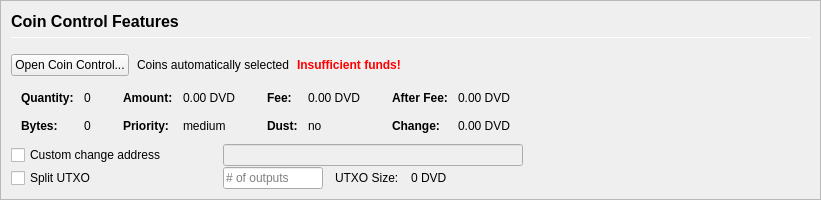
         <widget class="QFrame" name="frameCoinControl">
          <property name="sizePolicy">
           <sizepolicy hsizetype="Expanding" vsizetype="Expanding">
            <horstretch>0</horstretch>
            <verstretch>0</verstretch>
           </sizepolicy>
          </property>
          <property name="maximumSize">
           <size>
            <width>16777215</width>
            <height>16777215</height>
           </size>
          </property>
          <property name="frameShape">
           <enum>QFrame::StyledPanel</enum>
          </property>
          <property name="frameShadow">
           <enum>QFrame::Sunken</enum>
          </property>
          <layout class="QVBoxLayout" name="verticalLayoutCoinControl2">
           <property name="spacing">
            <number>0</number>
           </property>
           <property name="leftMargin">
            <number>0</number>
           </property>
           <property name="topMargin">
            <number>0</number>
           </property>
           <property name="rightMargin">
            <number>0</number>
           </property>
           <property name="bottomMargin">
            <number>0</number>
           </property>
           <item>
            <widget class="QFrame" name="frameCoinControl_BG">
             <layout class="QVBoxLayout" name="verticalLayoutCoinControl" stretch="0,0,0,0,0,0">
              <property name="spacing">
               <number>1</number>
              </property>
              <property name="leftMargin">
               <number>10</number>
              </property>
              <property name="topMargin">
               <number>10</number>
              </property>
              <item>
               <layout class="QHBoxLayout" name="horizontalLayoutCoinControl1">
                <property name="bottomMargin">
                 <number>15</number>
                </property>
                <item>
                 <layout class="QVBoxLayout" name="verticalLayout_3">
                  <property name="spacing">
                   <number>6</number>
                  </property>
                  <item>
                   <widget class="QLabel" name="labelCoinControlFeatures">
                    <property name="sizePolicy">
                     <sizepolicy hsizetype="Preferred" vsizetype="Maximum">
                      <horstretch>0</horstretch>
                      <verstretch>0</verstretch>
                     </sizepolicy>
                    </property>
                    <property name="minimumSize">
                     <size>
                      <width>0</width>
                      <height>20</height>
                     </size>
                    </property>
                    <property name="font">
                     <font>
                      <pointsize>12</pointsize>
                      <weight>75</weight>
                      <bold>true</bold>
                     </font>
                    </property>
                    <property name="styleSheet">
                     <string notr="true">font-weight:bold;</string>
                    </property>
                    <property name="text">
                     <string>Coin Control Features</string>
                    </property>
                   </widget>
                  </item>
                  <item>
                   <widget class="Line" name="line">
                    <property name="minimumSize">
                     <size>
                      <width>0</width>
                      <height>1</height>
                     </size>
                    </property>
                    <property name="maximumSize">
                     <size>
                      <width>16777215</width>
                      <height>1</height>
                     </size>
                    </property>
                    <property name="orientation">
                     <enum>Qt::Horizontal</enum>
                    </property>
                   </widget>
                  </item>
                 </layout>
                </item>
               </layout>
              </item>
              <item>
               <layout class="QHBoxLayout" name="horizontalLayoutCoinControl2" stretch="0,0,0,0">
                <property name="spacing">
                 <number>8</number>
                </property>
                <property name="bottomMargin">
                 <number>10</number>
                </property>
                <item>
                 <widget class="QPushButton" name="pushButtonCoinControl">
                  <property name="styleSheet">
                   <string notr="true"/>
                  </property>
                  <property name="text">
                   <string>Open Coin Control...</string>
                  </property>
                  <property name="autoDefault">
                   <bool>false</bool>
                  </property>
                 </widget>
                </item>
                <item>
                 <widget class="QLabel" name="labelCoinControlAutomaticallySelected">
                  <property name="text">
                   <string>Coins automatically selected</string>
                  </property>
                  <property name="margin">
                   <number>5</number>
                  </property>
                 </widget>
                </item>
                <item>
                 <widget class="QLabel" name="labelCoinControlInsuffFunds">
                  <property name="font">
                   <font>
                    <weight>75</weight>
                    <bold>true</bold>
                   </font>
                  </property>
                  <property name="styleSheet">
                   <string notr="true">color:red;font-weight:bold;</string>
                  </property>
                  <property name="text">
                   <string>Insufficient funds!</string>
                  </property>
                  <property name="margin">
                   <number>5</number>
                  </property>
                 </widget>
                </item>
                <item>
                 <spacer name="horizontalSpacerCoinControl">
                  <property name="orientation">
                   <enum>Qt::Horizontal</enum>
                  </property>
                  <property name="sizeHint" stdset="0">
                   <size>
                    <width>40</width>
                    <height>1</height>
                   </size>
                  </property>
                 </spacer>
                </item>
               </layout>
              </item>
              <item>
               <widget class="QWidget" name="widgetCoinControl" native="true">
                <property name="sizePolicy">
                 <sizepolicy hsizetype="Preferred" vsizetype="Preferred">
                  <horstretch>0</horstretch>
                  <verstretch>0</verstretch>
                 </sizepolicy>
                </property>
                <property name="minimumSize">
                 <size>
                  <width>0</width>
                  <height>0</height>
                 </size>
                </property>
                <property name="styleSheet">
                 <string notr="true"/>
                </property>
                <layout class="QHBoxLayout" name="horizontalLayoutCoinControl5">
                 <property name="leftMargin">
                  <number>0</number>
                 </property>
                 <property name="topMargin">
                  <number>0</number>
                 </property>
                 <property name="rightMargin">
                  <number>0</number>
                 </property>
                 <property name="bottomMargin">
                  <number>0</number>
                 </property>
                 <item>
                  <layout class="QHBoxLayout" name="horizontalLayoutCoinControl3" stretch="0,0,0,1">
                   <property name="spacing">
                    <number>20</number>
                   </property>
                   <property name="topMargin">
                    <number>0</number>
                   </property>
                   <property name="bottomMargin">
                    <number>10</number>
                   </property>
                   <item>
                    <layout class="QFormLayout" name="formLayoutCoinControl1">
                     <property name="horizontalSpacing">
                      <number>10</number>
                     </property>
                     <property name="verticalSpacing">
                      <number>14</number>
                     </property>
                     <property name="leftMargin">
                      <number>10</number>
                     </property>
                     <property name="topMargin">
                      <number>4</number>
                     </property>
                     <property name="rightMargin">
                      <number>6</number>
                     </property>
                     <item row="0" column="0">
                      <widget class="QLabel" name="labelCoinControlQuantityText">
                       <property name="font">
                        <font>
                         <weight>75</weight>
                         <bold>true</bold>
                        </font>
                       </property>
                       <property name="text">
                        <string>Quantity:</string>
                       </property>
                       <property name="margin">
                        <number>0</number>
                       </property>
                      </widget>
                     </item>
                     <item row="0" column="1">
                      <widget class="QLabel" name="labelCoinControlQuantity">
                       <property name="cursor">
                        <cursorShape>IBeamCursor</cursorShape>
                       </property>
                       <property name="contextMenuPolicy">
                        <enum>Qt::ActionsContextMenu</enum>
                       </property>
                       <property name="text">
                        <string notr="true">0</string>
                       </property>
                       <property name="margin">
                        <number>0</number>
                       </property>
                       <property name="textInteractionFlags">
                        <set>Qt::LinksAccessibleByMouse|Qt::TextSelectableByKeyboard|Qt::TextSelectableByMouse</set>
                       </property>
                      </widget>
                     </item>
                     <item row="1" column="0">
                      <widget class="QLabel" name="labelCoinControlBytesText">
                       <property name="font">
                        <font>
                         <weight>75</weight>
                         <bold>true</bold>
                        </font>
                       </property>
                       <property name="text">
                        <string>Bytes:</string>
                       </property>
                      </widget>
                     </item>
                     <item row="1" column="1">
                      <widget class="QLabel" name="labelCoinControlBytes">
                       <property name="cursor">
                        <cursorShape>IBeamCursor</cursorShape>
                       </property>
                       <property name="contextMenuPolicy">
                        <enum>Qt::ActionsContextMenu</enum>
                       </property>
                       <property name="text">
                        <string notr="true">0</string>
                       </property>
                       <property name="textInteractionFlags">
                        <set>Qt::LinksAccessibleByMouse|Qt::TextSelectableByKeyboard|Qt::TextSelectableByMouse</set>
                       </property>
                      </widget>
                     </item>
                    </layout>
                   </item>
                   <item>
                    <layout class="QFormLayout" name="formLayoutCoinControl2">
                     <property name="horizontalSpacing">
                      <number>10</number>
                     </property>
                     <property name="verticalSpacing">
                      <number>14</number>
                     </property>
                     <property name="leftMargin">
                      <number>6</number>
                     </property>
                     <property name="topMargin">
                      <number>4</number>
                     </property>
                     <property name="rightMargin">
                      <number>6</number>
                     </property>
                     <item row="0" column="0">
                      <widget class="QLabel" name="labelCoinControlAmountText">
                       <property name="font">
                        <font>
                         <weight>75</weight>
                         <bold>true</bold>
                        </font>
                       </property>
                       <property name="text">
                        <string>Amount:</string>
                       </property>
                       <property name="margin">
                        <number>0</number>
                       </property>
                      </widget>
                     </item>
                     <item row="0" column="1">
                      <widget class="QLabel" name="labelCoinControlAmount">
                       <property name="cursor">
                        <cursorShape>IBeamCursor</cursorShape>
                       </property>
                       <property name="contextMenuPolicy">
                        <enum>Qt::ActionsContextMenu</enum>
                       </property>
                       <property name="text">
                        <string notr="true">0.00 DVD</string>
                       </property>
                       <property name="textInteractionFlags">
                        <set>Qt::LinksAccessibleByMouse|Qt::TextSelectableByKeyboard|Qt::TextSelectableByMouse</set>
                       </property>
                      </widget>
                     </item>
                     <item row="1" column="0">
                      <widget class="QLabel" name="labelCoinControlPriorityText">
                       <property name="font">
                        <font>
                         <weight>75</weight>
                         <bold>true</bold>
                        </font>
                       </property>
                       <property name="text">
                        <string>Priority:</string>
                       </property>
                      </widget>
                     </item>
                     <item row="1" column="1">
                      <widget class="QLabel" name="labelCoinControlPriority">
                       <property name="cursor">
                        <cursorShape>IBeamCursor</cursorShape>
                       </property>
                       <property name="contextMenuPolicy">
                        <enum>Qt::ActionsContextMenu</enum>
                       </property>
                       <property name="text">
                        <string>medium</string>
                       </property>
                       <property name="textInteractionFlags">
                        <set>Qt::LinksAccessibleByMouse|Qt::TextSelectableByKeyboard|Qt::TextSelectableByMouse</set>
                       </property>
                      </widget>
                     </item>
                    </layout>
                   </item>
                   <item>
                    <layout class="QFormLayout" name="formLayoutCoinControl3">
                     <property name="horizontalSpacing">
                      <number>10</number>
                     </property>
                     <property name="verticalSpacing">
                      <number>14</number>
                     </property>
                     <property name="leftMargin">
                      <number>6</number>
                     </property>
                     <property name="topMargin">
                      <number>4</number>
                     </property>
                     <property name="rightMargin">
                      <number>6</number>
                     </property>
                     <item row="0" column="0">
                      <widget class="QLabel" name="labelCoinControlFeeText">
                       <property name="font">
                        <font>
                         <weight>75</weight>
                         <bold>true</bold>
                        </font>
                       </property>
                       <property name="text">
                        <string>Fee:</string>
                       </property>
                       <property name="margin">
                        <number>0</number>
                       </property>
                      </widget>
                     </item>
                     <item row="0" column="1">
                      <widget class="QLabel" name="labelCoinControlFee">
                       <property name="cursor">
                        <cursorShape>IBeamCursor</cursorShape>
                       </property>
                       <property name="contextMenuPolicy">
                        <enum>Qt::ActionsContextMenu</enum>
                       </property>
                       <property name="text">
                        <string notr="true">0.00 DVD</string>
                       </property>
                       <property name="textInteractionFlags">
                        <set>Qt::LinksAccessibleByMouse|Qt::TextSelectableByKeyboard|Qt::TextSelectableByMouse</set>
                       </property>
                      </widget>
                     </item>
                     <item row="1" column="0">
                      <widget class="QLabel" name="labelCoinControlLowOutputText">
                       <property name="font">
                        <font>
                         <weight>75</weight>
                         <bold>true</bold>
                        </font>
                       </property>
                       <property name="text">
                        <string>Dust:</string>
                       </property>
                      </widget>
                     </item>
                     <item row="1" column="1">
                      <widget class="QLabel" name="labelCoinControlLowOutput">
                       <property name="cursor">
                        <cursorShape>IBeamCursor</cursorShape>
                       </property>
                       <property name="contextMenuPolicy">
                        <enum>Qt::ActionsContextMenu</enum>
                       </property>
                       <property name="text">
                        <string>no</string>
                       </property>
                       <property name="textInteractionFlags">
                        <set>Qt::LinksAccessibleByMouse|Qt::TextSelectableByKeyboard|Qt::TextSelectableByMouse</set>
                       </property>
                      </widget>
                     </item>
                    </layout>
                   </item>
                   <item>
                    <layout class="QFormLayout" name="formLayoutCoinControl4">
                     <property name="horizontalSpacing">
                      <number>10</number>
                     </property>
                     <property name="verticalSpacing">
                      <number>14</number>
                     </property>
                     <property name="leftMargin">
                      <number>6</number>
                     </property>
                     <property name="topMargin">
                      <number>4</number>
                     </property>
                     <property name="rightMargin">
                      <number>6</number>
                     </property>
                     <item row="0" column="0">
                      <widget class="QLabel" name="labelCoinControlAfterFeeText">
                       <property name="font">
                        <font>
                         <weight>75</weight>
                         <bold>true</bold>
                        </font>
                       </property>
                       <property name="text">
                        <string>After Fee:</string>
                       </property>
                       <property name="margin">
                        <number>0</number>
                       </property>
                      </widget>
                     </item>
                     <item row="0" column="1">
                      <widget class="QLabel" name="labelCoinControlAfterFee">
                       <property name="cursor">
                        <cursorShape>IBeamCursor</cursorShape>
                       </property>
                       <property name="contextMenuPolicy">
                        <enum>Qt::ActionsContextMenu</enum>
                       </property>
                       <property name="text">
                        <string notr="true">0.00 DVD</string>
                       </property>
                       <property name="textInteractionFlags">
                        <set>Qt::LinksAccessibleByMouse|Qt::TextSelectableByKeyboard|Qt::TextSelectableByMouse</set>
                       </property>
                      </widget>
                     </item>
                     <item row="1" column="0">
                      <widget class="QLabel" name="labelCoinControlChangeText">
                       <property name="font">
                        <font>
                         <weight>75</weight>
                         <bold>true</bold>
                        </font>
                       </property>
                       <property name="text">
                        <string>Change:</string>
                       </property>
                      </widget>
                     </item>
                     <item row="1" column="1">
                      <widget class="QLabel" name="labelCoinControlChange">
                       <property name="cursor">
                        <cursorShape>IBeamCursor</cursorShape>
                       </property>
                       <property name="contextMenuPolicy">
                        <enum>Qt::ActionsContextMenu</enum>
                       </property>
                       <property name="text">
                        <string notr="true">0.00 DVD</string>
                       </property>
                       <property name="textInteractionFlags">
                        <set>Qt::LinksAccessibleByMouse|Qt::TextSelectableByKeyboard|Qt::TextSelectableByMouse</set>
                       </property>
                      </widget>
                     </item>
                    </layout>
                   </item>
                  </layout>
                 </item>
                </layout>
               </widget>
              </item>
              <item>
               <layout class="QHBoxLayout" name="horizontalLayoutCoinControl4">
                <property name="spacing">
                 <number>12</number>
                </property>
                <property name="sizeConstraint">
                 <enum>QLayout::SetDefaultConstraint</enum>
                </property>
                <property name="topMargin">
                 <number>0</number>
                </property>
                <property name="rightMargin">
                 <number>0</number>
                </property>
                <item>
                 <widget class="QCheckBox" name="checkBoxCoinControlChange">
                  <property name="sizePolicy">
                   <sizepolicy hsizetype="Preferred" vsizetype="Preferred">
                    <horstretch>0</horstretch>
                    <verstretch>0</verstretch>
                   </sizepolicy>
                  </property>
                  <property name="minimumSize">
                   <size>
                    <width>200</width>
                    <height>0</height>
                   </size>
                  </property>
                  <property name="maximumSize">
                   <size>
                    <width>200</width>
                    <height>16777215</height>
                   </size>
                  </property>
                  <property name="toolTip">
                   <string>If this is activated, but the change address is empty or invalid, change will be sent to a newly generated address.</string>
                  </property>
                  <property name="text">
                   <string>Custom change address</string>
                  </property>
                 </widget>
                </item>
                <item>
                 <widget class="QValidatedLineEdit" name="lineEditCoinControlChange">
                  <property name="enabled">
                   <bool>false</bool>
                  </property>
                  <property name="sizePolicy">
                   <sizepolicy hsizetype="Preferred" vsizetype="Preferred">
                    <horstretch>0</horstretch>
                    <verstretch>0</verstretch>
                   </sizepolicy>
                  </property>
                  <property name="minimumSize">
                   <size>
                    <width>300</width>
                    <height>0</height>
                   </size>
                  </property>
                 </widget>
                </item>
                <item>
                 <widget class="QLabel" name="labelCoinControlChangeLabel">
                  <property name="sizePolicy">
                   <sizepolicy hsizetype="Preferred" vsizetype="Preferred">
                    <horstretch>0</horstretch>
                    <verstretch>0</verstretch>
                   </sizepolicy>
                  </property>
                  <property name="minimumSize">
                   <size>
                    <width>100</width>
                    <height>0</height>
                   </size>
                  </property>
                  <property name="text">
                   <string/>
                  </property>
                  <property name="margin">
                   <number>3</number>
                  </property>
                 </widget>
                </item>
               </layout>
              </item>
              <item>
               <layout class="QHBoxLayout" name="horizontalLayoutCoinControl6">
                <property name="spacing">
                 <number>12</number>
                </property>
                <property name="rightMargin">
                 <number>0</number>
                </property>
                <item>
                 <widget class="QCheckBox" name="splitBlockCheckBox">
                  <property name="sizePolicy">
                   <sizepolicy hsizetype="Preferred" vsizetype="Preferred">
                    <horstretch>0</horstretch>
                    <verstretch>0</verstretch>
                   </sizepolicy>
                  </property>
                  <property name="minimumSize">
                   <size>
                    <width>200</width>
                    <height>0</height>
                   </size>
                  </property>
                  <property name="maximumSize">
                   <size>
                    <width>200</width>
                    <height>16777215</height>
                   </size>
                  </property>
                  <property name="text">
                   <string>Split UTXO</string>
                  </property>
                 </widget>
                </item>
                <item>
                 <widget class="QLineEdit" name="splitBlockLineEdit">
                  <property name="sizePolicy">
                   <sizepolicy hsizetype="Preferred" vsizetype="Preferred">
                    <horstretch>50</horstretch>
                    <verstretch>0</verstretch>
                   </sizepolicy>
                  </property>
                  <property name="minimumSize">
                   <size>
                    <width>100</width>
                    <height>0</height>
                   </size>
                  </property>
                  <property name="maximumSize">
                   <size>
                    <width>100</width>
                    <height>16777215</height>
                   </size>
                  </property>
                  <property name="placeholderText">
                   <string># of outputs</string>
                  </property>
                 </widget>
                </item>
                <item>
                 <widget class="QLabel" name="labelBlockSizeText">
                  <property name="text">
                   <string>UTXO Size:</string>
                  </property>
                 </widget>
                </item>
                <item>
                 <widget class="QLabel" name="labelBlockSize">
                  <property name="text">
                   <string>0 DVD</string>
                  </property>
                 </widget>
                </item>
                <item>
                 <spacer name="horizontalSpacer_7">
                  <property name="orientation">
                   <enum>Qt::Horizontal</enum>
                  </property>
                  <property name="sizeHint" stdset="0">
                   <size>
                    <width>40</width>
                    <height>20</height>
                   </size>
                  </property>
                 </spacer>
                </item>
               </layout>
              </item>
              <item>
               <spacer name="verticalSpacerCoinControl">
                <property name="orientation">
                 <enum>Qt::Vertical</enum>
                </property>
                <property name="sizeHint" stdset="0">
                 <size>
                  <width>800</width>
                  <height>1</height>
                 </size>
                </property>
               </spacer>
              </item>
             </layout>
            </widget>
           </item>
          </layout>
         </widget>
